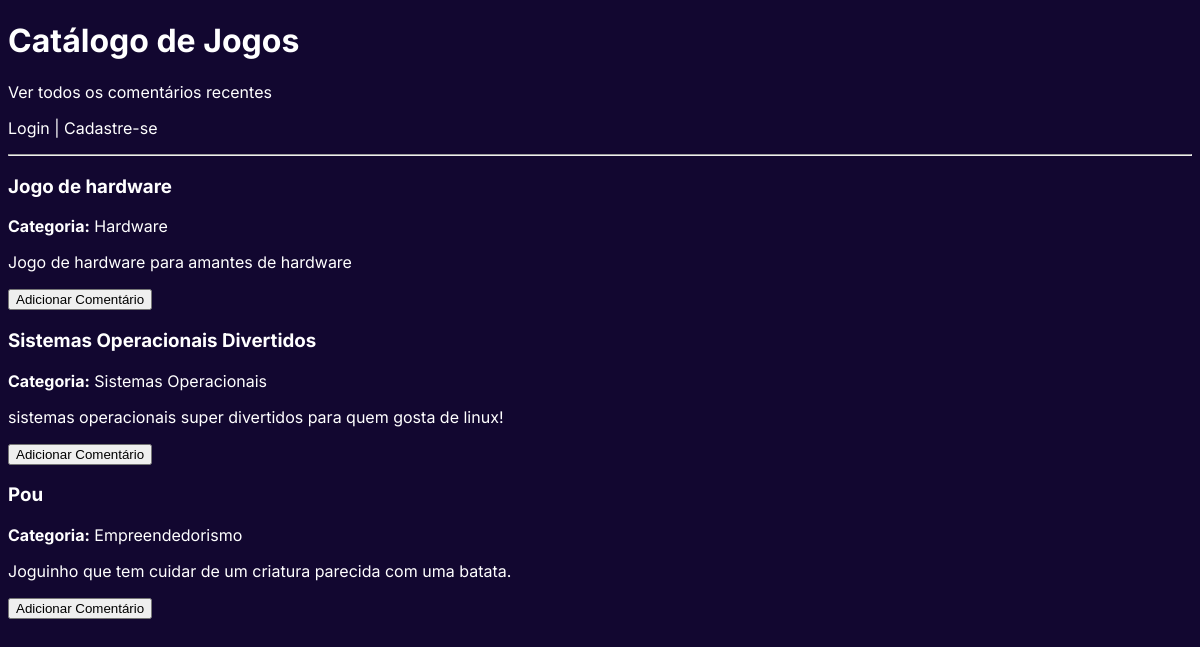
The app's page /, older data.
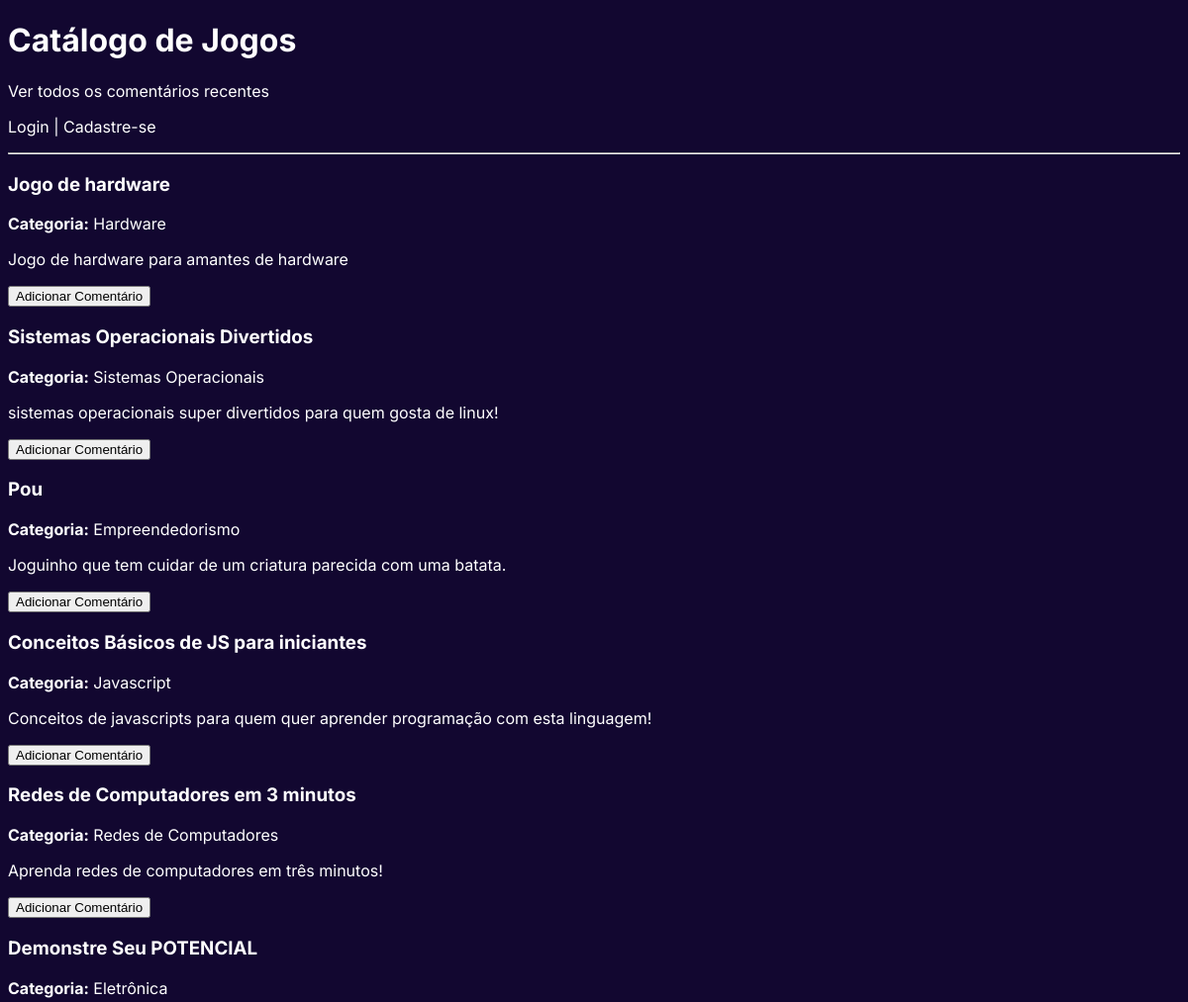
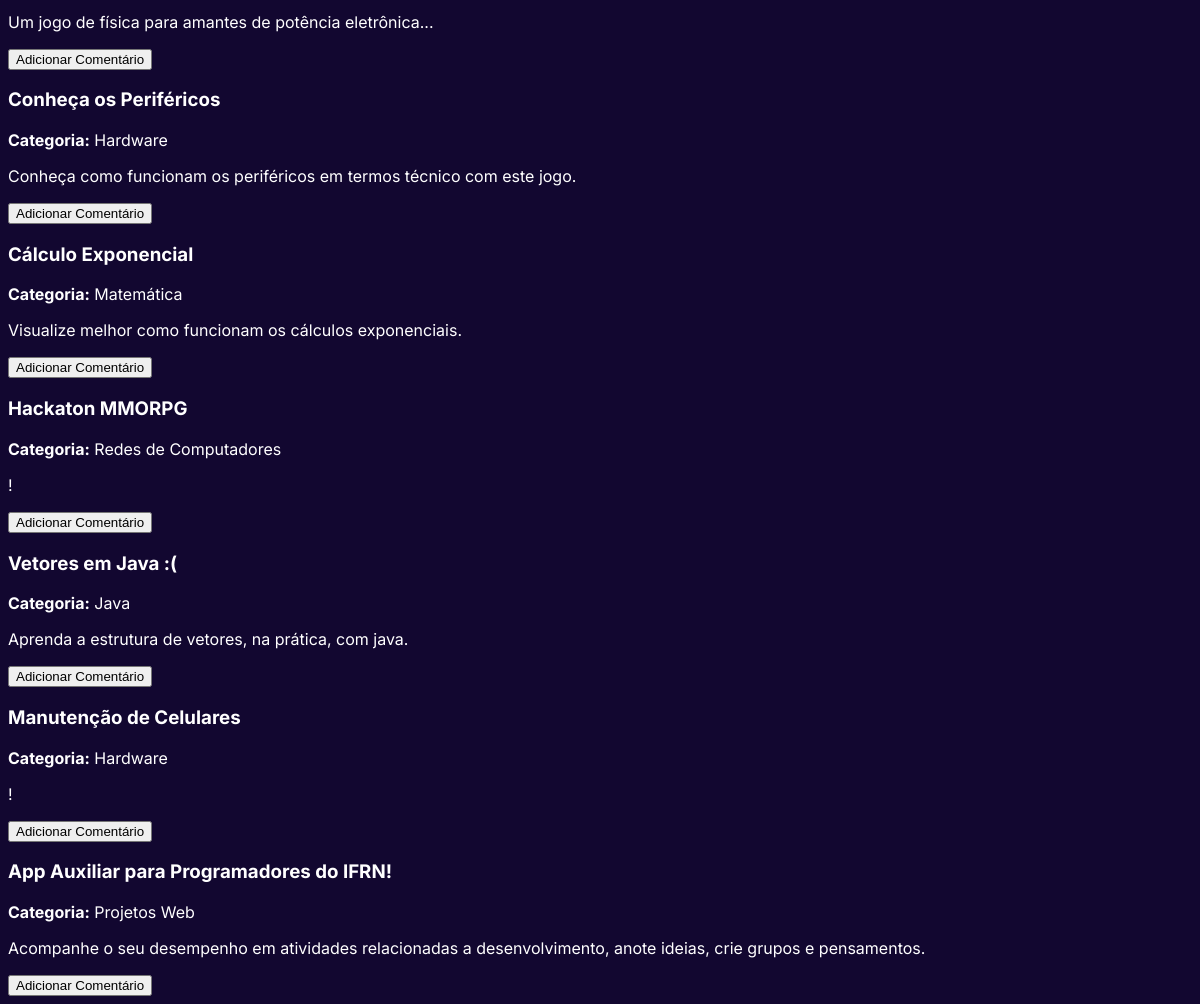
The same page, newer data (2 pictures, top to bottom).
### potplayapp/models.py (models this page shows, shortened)
class Jogo(models.Model):
    desenvolvedor = models.ForeignKey(User, on_delete=models.CASCADE, related_name="jogos_criados")
    categoria = models.ForeignKey(Categoria, on_delete=models.SET_NULL, null=True, blank=False)
    nome = models.CharField(max_length=255)
    descricao = models.TextField()
    arquivo_jogo = models.FileField(upload_to='arquivos_jogos/')
    data_submissao = models.DateTimeField(auto_now_add=True)

class Categoria(models.Model):
    nome = models.CharField(max_length=100, unique=True, help_text="Ex: Puzzle, Ação, Estratégia")

### potplayapp/views.py (the view)
# urls.py: path('', views.home_view, name='home'),
def home_view(request):
    lista_jogos = Jogo.objects.all()
    return render(request, 'home.html', {'jogos': lista_jogos})

### potplayapp/templates/home.html (shortened to what this page needs)
{% load static %}
<!DOCTYPE html>
<html lang="pt-br">
<head>
    <link rel="stylesheet" href="{% static 'potplayapp/css/global.css' %}">
</head>
<body>
    <h1>Catálogo de Jogos</h1>
    <p><a href="{% url 'todos_comentarios' %}">Ver todos os comentários recentes</a></p>
    {% if user.is_authenticated %}
        <p>Olá, {{ user.username }}! | <a href="{% url 'perfil' %}">Meu Perfil</a> | <a href="{% url 'logout' %}">Sair</a></p>
    {% else %}
        <p><a href="{% url 'login' %}">Login</a> | <a href="{% url 'cadastro' %}">Cadastre-se</a></p>
    {% endif %}
    <hr>
    {% for jogo in jogos %}
        <div class="jogo-card">
            <h3>{{ jogo.nome }}</h3>
            <p><strong>Categoria:</strong> {{ jogo.categoria.nome }}</p>
            <p>{{ jogo.descricao }}</p>
            <a href="{% url 'adicionar_comentario' jogo.id %}"><button>Adicionar Comentário</button></a>
        </div>
    {% empty %}
        <p>Nenhum jogo cadastrado ainda.</p>
    {% endfor %}
</body>
</html>

### potplayapp/static/potplayapp/css/global.css (style rules this page uses)
body { font-family: "Inter", sans-serif; background-color: #120730; color: white; }
a { color: white; text-decoration: none; }

Row changes from the older to the newer data that the page shows:
added Jogo: nome "Conceitos Básicos de JS para iniciantes", categoria.nome "Javascript", descricao "Conceitos de javascripts para quem quer aprender programação com esta linguagem!"
added Jogo: nome "Redes de Computadores em 3 minutos", categoria.nome "Redes de Computadores", descricao "Aprenda redes de computadores em três minutos!"
added Jogo: nome "Demonstre Seu POTENCIAL", categoria.nome "Eletrônica", descricao "Um jogo de física para amantes de potência eletrônica..."
added Jogo: nome "Conheça os Periféricos", categoria.nome "Hardware", descricao "Conheça como funcionam os periféricos em termos técnico com este jogo."
added Jogo: nome "Cálculo Exponencial", categoria.nome "Matemática", descricao "Visualize melhor como funcionam os cálculos exponenciais."
added Jogo: nome "Hackaton MMORPG", categoria.nome "Redes de Computadores", descricao "!"
added Jogo: nome "Vetores em Java :(", categoria.nome "Java", descricao "Aprenda a estrutura de vetores, na prática, com java."
added Jogo: nome "Manutenção de Celulares", categoria.nome "Hardware", descricao "!"
added Jogo: nome "App Auxiliar para Programadores do IFRN!", categoria.nome "Projetos Web", descricao "Acompanhe o seu desempenho em atividades relacionadas a desenvolvimento, anote ideias, crie grupos e pensamentos."
